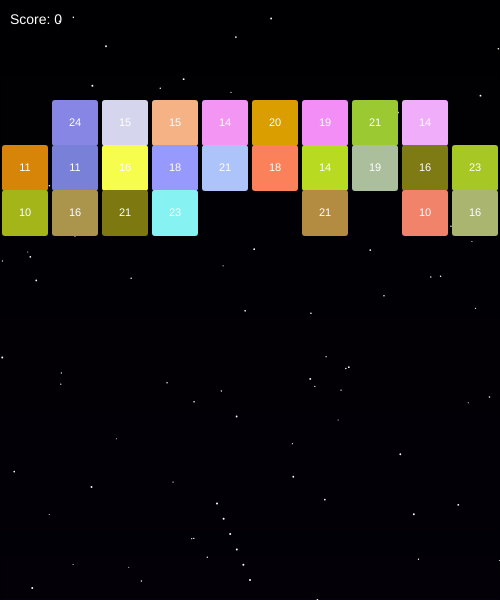
Frame 1 (no input)
Frame 60 (no input): identical to frame 1, image omitted
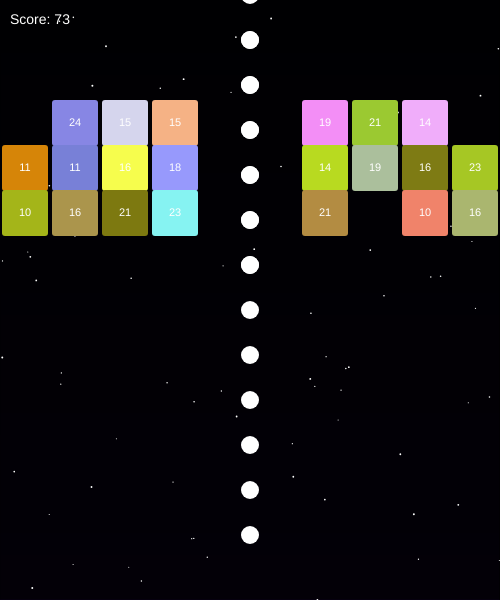
Frame 120 (the mouse pressed at the canvas centre since frame 60)

The p5.js sketch that drew these frames (run headless with seeded random() and noise() and a simulated clock; from frame 60 on, the mouse is pressed at the canvas centre):

// p5.js sketch
// ── sketch.js
let balls = [];
let blocks = [];

let numBalls = 20;
let shooting = false;
let origin;
let aim;

let shootIndex = 0;
let shootTimer = 0;

let cols = 10;
let tileSize;

let score = 0;
let gameOverFlag = false;

let bg;

function setup() {
  createCanvas(500, 600);
  origin = createVector(width / 2, height - 20);

  tileSize = width / cols;

  bg = createGalaxy(); // pre-render once

  for (let r = 0; r < 3; r++) {
    createRow(r * tileSize * 0.9 + 100);
  }
}

function draw() {
  image(bg, 0, 0);

  drawBlocks();
  drawBalls();
  drawUI();

  if (gameOverFlag) {
    drawGameOver();
    return;
  }

  if (!shooting) drawAimLine();

  // shooting stream
  if (shooting && shootIndex < numBalls) {
    shootTimer++;
    if (shootTimer % 3 === 0) {
      balls.push({
        pos: origin.copy(),
        vel: aim.copy().mult(15),
        r: tileSize * 0.18,
        active: true
      });
      shootIndex++;
    }
  }

  let activeBalls = 0;

  for (let b of balls) {
    if (!b.active) continue;

    activeBalls++;
    b.pos.add(b.vel);

    if (b.pos.x < b.r || b.pos.x > width - b.r) b.vel.x *= -1;
    if (b.pos.y < b.r) b.vel.y *= -1;
    if (b.pos.y > height) b.active = false;

    for (let block of blocks) {
      if (block.value <= 0) continue;

      let nx = constrain(b.pos.x, block.x, block.x + block.w);
      let ny = constrain(b.pos.y, block.y, block.y + block.h);

      let dx = b.pos.x - nx;
      let dy = b.pos.y - ny;

      if (dx * dx + dy * dy < b.r * b.r) {
        block.value--;
        score++;

        if (abs(dx) > abs(dy)) b.vel.x *= -1;
        else b.vel.y *= -1;

        break;
      }
    }
  }

  if (shooting && activeBalls === 0 && shootIndex >= numBalls) {
    shooting = false;
    shootIndex = 0;
    balls = [];
    moveBlocksDown();
  }
}

function mousePressed() {
  if (!shooting && !gameOverFlag) {
    aim = createVector(mouseX - origin.x, mouseY - origin.y).normalize();
    balls = [];
    shooting = true;
  }
}

// 🌌 ultra-light galaxy (no strokes, minimal loops)
function createGalaxy() {
  let g = createGraphics(width, height);

  // gradient
  for (let y = 0; y < height; y++) {
    let c = lerpColor(color(5, 0, 20), color(25, 0, 60), y / height);
    g.fill(c);
    g.rect(0, y, width, 1);
  }

  // stars (simple dots, no stroke)
  g.noStroke();
  g.fill(255);

  for (let i = 0; i < 80; i++) {
    g.circle(random(width), random(height), random(1, 2));
  }

  return g;
}

function moveBlocksDown() {
  for (let block of blocks) {
    block.y += tileSize * 2;

    if (block.y + block.h >= height - tileSize * 2) {
      gameOverFlag = true;
    }
  }
}

function drawBlocks() {
  noStroke();
  for (let block of blocks) {
    if (block.value > 0) {
      fill(block.color);
      rect(block.x, block.y, block.w, block.h, 3);

      fill(255);
      textAlign(CENTER, CENTER);
      textSize(11);
      text(block.value, block.x + block.w / 2, block.y + block.h / 2);
    }
  }
}

function drawBalls() {
  noStroke();
  fill(255);

  for (let b of balls) {
    if (b.active) {
      circle(b.pos.x, b.pos.y, b.r * 2);
    }
  }
}

function drawAimLine() {
  fill(255);

  let dir = createVector(mouseX - origin.x, mouseY - origin.y);
  dir.setMag(100);

  for (let i = 0; i < 12; i += 2) {
    let t = i / 12;
    circle(
      lerp(origin.x, origin.x + dir.x, t),
      lerp(origin.y, origin.y + dir.y, t),
      2
    );
  }
}

function createRow(yPos) {
  for (let i = 0; i < cols; i++) {
    let x = i * tileSize;

    if (random() < 0.8) {
      blocks.push({
        x: x + 2,
        y: yPos,
        w: tileSize - 4,
        h: tileSize - 4,
        value: floor(random(10, 25)),
        color: color(random(120,255), random(120,255), random(255))
      });
    }
  }
}

function drawUI() {
  fill(255);
  textSize(14);
  textAlign(LEFT);
  text("Score: " + score, 10, 20);
}

function drawGameOver() {
  fill(255);
  textAlign(CENTER, CENTER);
  textSize(26);
  text("BETTER LUCK NEXT TIME", width / 2, height / 2 - 20);
  textSize(18);
  text("YOU LOST", width / 2, height / 2 + 20);
}
